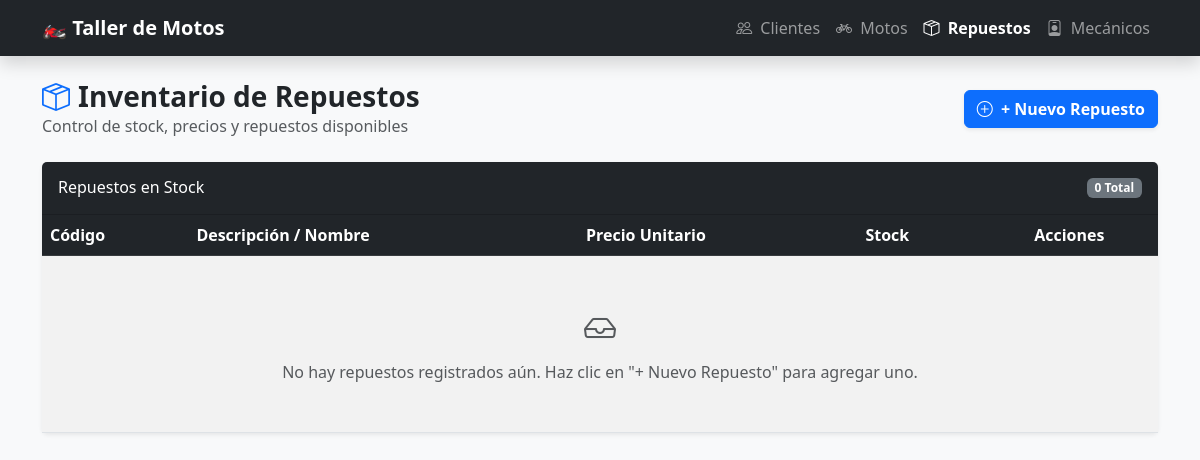
Before: /repuestos.php with the older database file.
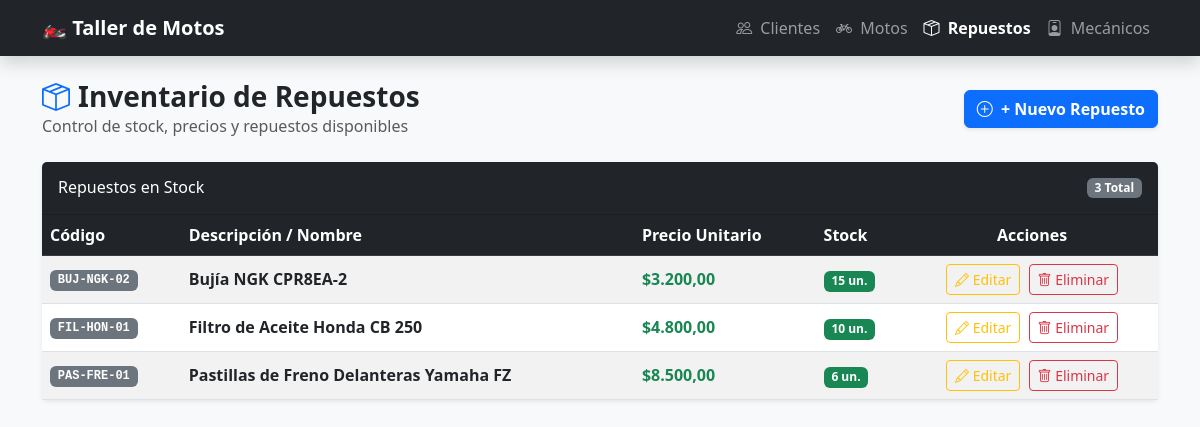
After: the same page with the newer database file.
### tables this page shows
CREATE TABLE `repuestos` (
  `id_repuesto` int(11) NOT NULL,
  `codigo` varchar(50) NOT NULL,
  `descripcion` varchar(200) NOT NULL,
  `precio_unitario` decimal(10,2) NOT NULL DEFAULT 0.00,
  `stock` int(11) NOT NULL DEFAULT 0,
  `stock_minimo` int(11) NOT NULL DEFAULT 2
);

### repuestos.php (the view, shortened to what the changed rows need)
<?php
require_once 'conexion.php';
$stmt = $pdo->query("SELECT * FROM repuestos ORDER BY descripcion ASC");
$repuestos = $stmt->fetchAll();
?>
<!DOCTYPE html>
<html lang="es">
<head>
    <link href="https://cdn.jsdelivr.net/npm/bootstrap@5.3.0/dist/css/bootstrap.min.css" rel="stylesheet">
    <link href="https://cdn.jsdelivr.net/npm/bootstrap-icons@1.10.5/font/bootstrap-icons.css" rel="stylesheet">
</head>
<body class="bg-light">
    <div class="container mb-5">
        <div class="card shadow-sm border-0">
            <div class="card-header bg-dark text-white d-flex justify-content-between align-items-center py-3">
                <h5 class="mb-0 fs-6">Repuestos en Stock</h5>
                <span class="badge bg-secondary"><?php echo count($repuestos); ?> Total</span>
            </div>
            <div class="card-body p-0">
                <div class="table-responsive">
                    <table class="table table-hover table-striped align-middle mb-0">
                        <thead class="table-dark">
                            <tr>
                                <th>Código</th>
                                <th>Descripción / Nombre</th>
                                <th>Precio Unitario</th>
                                <th>Stock</th>
                                <th class="text-center">Acciones</th>
                            </tr>
                        </thead>
                        <tbody>
                            <?php if (empty($repuestos)): ?>
                                <tr>
                                    <td colspan="5" class="text-center py-5 text-muted">
                                        <i class="bi bi-inbox fs-2 d-block mb-2"></i>
                                        No hay repuestos registrados aún. Haz clic en "+ Nuevo Repuesto" para agregar uno.
                                    </td>
                                </tr>
                            <?php else: ?>
                                <?php foreach ($repuestos as $r): ?>
                                    <tr>
                                        <td class="fw-bold font-monospace"><span class="badge bg-secondary"><?php echo htmlspecialchars($r['codigo']); ?></span></td>
                                        <td class="fw-semibold"><?php echo htmlspecialchars($r['descripcion']); ?></td>
                                        <td class="fw-bold text-success">$<?php echo number_format($r['precio_unitario'], 2, ',', '.'); ?></td>
                                        <td>
                                            <?php if ($r['stock'] <= $r['stock_minimo']): ?>
                                                <span class="badge bg-danger" title="Poco stock">
                                                    <i class="bi bi-exclamation-triangle-fill"></i> <?php echo $r['stock']; ?> un. (Bajo)
                                                </span>
                                            <?php else: ?>
                                                <span class="badge bg-success"><?php echo $r['stock']; ?> un.</span>
                                            <?php endif; ?>
                                        </td>
                                        <td class="text-center">
                                            <a href="editar_repuesto.php?id=<?php echo $r['id_repuesto']; ?>" class="btn btn-sm btn-outline-warning me-1" title="Editar">
                                                <i class="bi bi-pencil"></i> Editar
                                            </a>
                                            <a href="eliminar_repuesto.php?id=<?php echo $r['id_repuesto']; ?>" class="btn btn-sm btn-outline-danger" onclick="return confirm('¿Seguro que deseas eliminar este repuesto?');" title="Eliminar">
                                                <i class="bi bi-trash"></i> Eliminar
                                            </a>
                                        </td>
                                    </tr>
                                <?php endforeach; ?>
                            <?php endif; ?>
                        </tbody>
                    </table>
                </div>
            </div>
        </div>
    </div>
</body>
</html>

Changed rows visible on the page:
added repuestos: codigo "BUJ-NGK-02", descripcion "Bujía NGK CPR8EA-2", precio_unitario "3.200,00", stock "15"
added repuestos: codigo "FIL-HON-01", descripcion "Filtro de Aceite Honda CB 250", precio_unitario "4.800,00", stock "10"
added repuestos: codigo "PAS-FRE-01", descripcion "Pastillas de Freno Delanteras Yamaha FZ", precio_unitario "8.500,00", stock "6"
Other visible differences:
count($repuestos): "0" → "3"
text no longer shown: "No hay repuestos registrados aún. Haz clic en \"+ Nuevo Repuesto\" para agregar uno."
